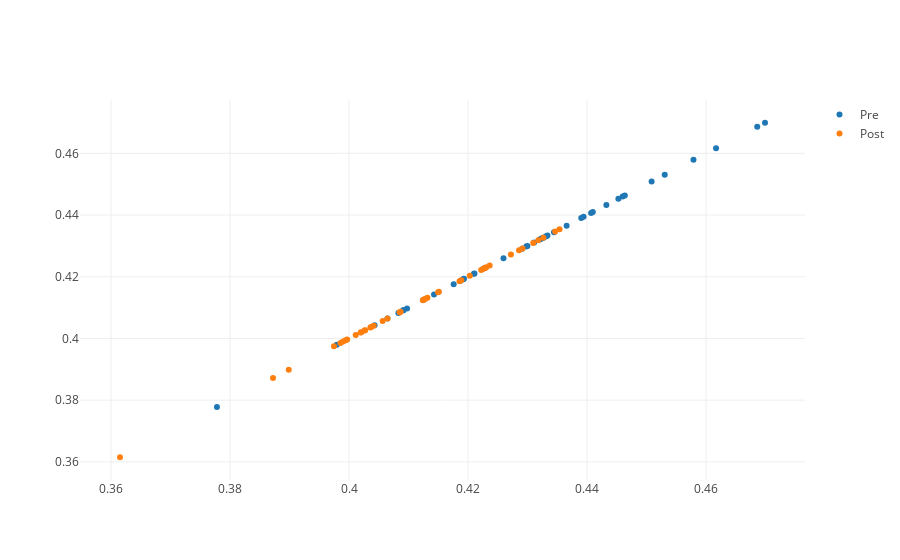
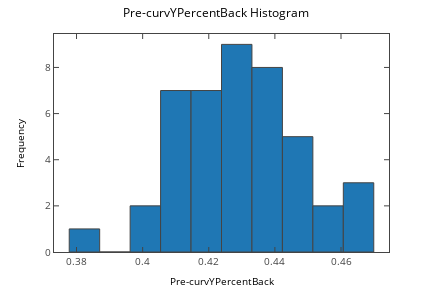
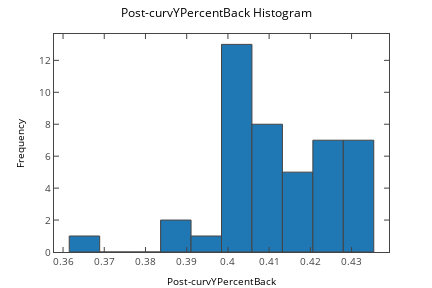
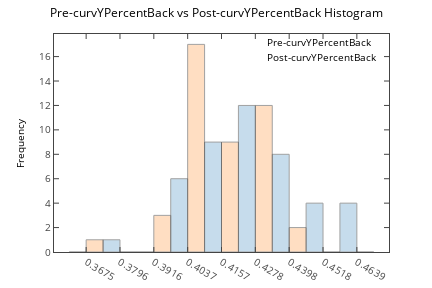

The code cell stored with these charts, in order, in its notebook:
### Code cell
print(len(resultListPre))
print(len(resultListPost))

significance = 0.05

groupResultsPre=GroupResults(resultListPre)
groupResultsPost=GroupResults(resultListPost)
deltaResults=DeltaResults(resultListPre,resultListPost)

for currMetric in groupResultsPre.metrics:
    gc=GroupCompare(groupResultsPre,groupResultsPost,currMetric)
    #if(gc.p<significance):
    #    print("Metric:",gc.metric," p:",gc.p)
    print(gc.metric,",",gc.p)
    
fig=go.Figure()
fig.add_trace(go.Scatter(x=groupResultsPre.results["curvYPercentBack"],y=groupResultsPre.results["curvYPercentBack"],mode='markers',name='Pre'))
fig.add_trace(go.Scatter(x=groupResultsPost.results["curvYPercentBack"],y=groupResultsPost.results["curvYPercentBack"],mode='markers',name='Post'))
fig.show()

plot_hist(groupResultsPre.results["curvYPercentBack"],"Pre-curvYPercentBack")
plot_hist(groupResultsPost.results["curvYPercentBack"],"Post-curvYPercentBack")
plot_hist_double(groupResultsPre.results["curvYPercentBack"],"Pre-curvYPercentBack",groupResultsPost.results["curvYPercentBack"],"Post-curvYPercentBack")

for currMetric in deltaResults.metrics:
    print(currMetric,deltaResults.means[currMetric],deltaResults.stds[currMetric])

### Figure 1 — Plotly figure (JSON) as saved in the notebook; plotly's stock layout.template omitted (floating-point values rounded to 4 significant figures)
{"data": [{"mode": "markers", "name": "Pre", "type": "scatter", "uid": "ee99e209-acf2-4c79-adaf-01e185a53ff0", "x": [0.4579, 0.4617, 0.4366, 0.4699, 0.446, 0.4333, 0.4432, 0.4453, 0.432, 0.4211, 0.4097, 0.4508, 0.4176, 0.4463, 0.4083, 0.3778, 0.4686, 0.4311, 0.4331, 0.4327, 0.439, 0.4043, 0.4065, 0.4407, 0.4193, 0.4091, 0.4226, 0.4394, 0.4291, 0.4531, 0.441, 0.4344, 0.4298, 0.4325, 0.4323, 0.4091, 0.4187, 0.4143, 0.3979, 0.421, 0.426, 0.43, 0.4192, 0.4125], "y": [0.4579, 0.4617, 0.4366, 0.4699, 0.446, 0.4333, 0.4432, 0.4453, 0.432, 0.4211, 0.4097, 0.4508, 0.4176, 0.4463, 0.4083, 0.3778, 0.4686, 0.4311, 0.4331, 0.4327, 0.439, 0.4043, 0.4065, 0.4407, 0.4193, 0.4091, 0.4226, 0.4394, 0.4291, 0.4531, 0.441, 0.4344, 0.4298, 0.4325, 0.4323, 0.4091, 0.4187, 0.4143, 0.3979, 0.421, 0.426, 0.43, 0.4192, 0.4125]}, {"mode": "markers", "name": "Post", "type": "scatter", "uid": "301a82cb-bb87-4474-beb6-ee1427068065", "x": [0.4236, 0.4286, 0.4318, 0.431, 0.4346, 0.3975, 0.3985, 0.3997, 0.4036, 0.3994, 0.4011, 0.423, 0.4056, 0.4026, 0.4037, 0.3899, 0.4019, 0.4126, 0.4203, 0.4186, 0.4128, 0.4272, 0.4228, 0.4041, 0.4354, 0.4085, 0.4292, 0.4222, 0.423, 0.399, 0.4087, 0.4189, 0.3615, 0.4327, 0.402, 0.4085, 0.4225, 0.4132, 0.3872, 0.415, 0.4124, 0.4151, 0.4065, 0.4027], "y": [0.4236, 0.4286, 0.4318, 0.431, 0.4346, 0.3975, 0.3985, 0.3997, 0.4036, 0.3994, 0.4011, 0.423, 0.4056, 0.4026, 0.4037, 0.3899, 0.4019, 0.4126, 0.4203, 0.4186, 0.4128, 0.4272, 0.4228, 0.4041, 0.4354, 0.4085, 0.4292, 0.4222, 0.423, 0.399, 0.4087, 0.4189, 0.3615, 0.4327, 0.402, 0.4085, 0.4225, 0.4132, 0.3872, 0.415, 0.4124, 0.4151, 0.4065, 0.4027]}], "layout": {}}

### Figure 2 — Plotly figure (JSON) as saved in the notebook; plotly's stock layout.template omitted (floating-point values rounded to 4 significant figures)
{"data": [{"marker": {"color": "#1F77B4", "line": {"width": 1}}, "opacity": 1, "orientation": "v", "type": "bar", "uid": "e1a3e160-7101-45bf-91d0-ff1cbabca6d9", "x": [0.3824, 0.3916, 0.4008, 0.41, 0.4192, 0.4285, 0.4377, 0.4469, 0.4561, 0.4653], "xaxis": "x", "y": [1, 0, 2, 7, 7, 9, 8, 5, 2, 3], "yaxis": "y"}], "layout": {"autosize": false, "bargap": 0, "height": 288, "hovermode": "closest", "margin": {"b": 36, "l": 54, "pad": 0, "r": 43, "t": 34}, "showlegend": false, "title": {"font": {"color": "#000000", "size": 12}, "text": "Pre-curvYPercentBack Histogram"}, "width": 432, "xaxis": {"anchor": "y", "domain": [0, 1], "mirror": "ticks", "nticks": 7, "range": [0.3732, 0.4745], "showgrid": false, "showline": true, "side": "bottom", "tickfont": {"size": 10}, "ticks": "inside", "title": {"font": {"color": "#000000", "size": 10}, "text": "Pre-curvYPercentBack"}, "type": "linear", "zeroline": false}, "yaxis": {"anchor": "x", "domain": [0, 1], "mirror": "ticks", "nticks": 6, "range": [0, 9.45], "showgrid": false, "showline": true, "side": "left", "tickfont": {"size": 10}, "ticks": "inside", "title": {"font": {"color": "#000000", "size": 10}, "text": "Frequency"}, "type": "linear", "zeroline": false}}}

### Figure 3 — Plotly figure (JSON) as saved in the notebook; plotly's stock layout.template omitted (floating-point values rounded to 4 significant figures)
{"data": [{"marker": {"color": "#1F77B4", "line": {"width": 1}}, "opacity": 1, "orientation": "v", "type": "bar", "uid": "96a9532c-a938-4c6d-bd1e-ad0d22aea03e", "x": [0.3652, 0.3726, 0.38, 0.3874, 0.3947, 0.4021, 0.4095, 0.4169, 0.4243, 0.4317], "xaxis": "x", "y": [1, 0, 0, 2, 1, 13, 8, 5, 7, 7], "yaxis": "y"}], "layout": {"autosize": false, "bargap": 0, "height": 288, "hovermode": "closest", "margin": {"b": 36, "l": 54, "pad": 0, "r": 43, "t": 34}, "showlegend": false, "title": {"font": {"color": "#000000", "size": 12}, "text": "Post-curvYPercentBack Histogram"}, "width": 432, "xaxis": {"anchor": "y", "domain": [0, 1], "mirror": "ticks", "nticks": 10, "range": [0.3578, 0.4391], "showgrid": false, "showline": true, "side": "bottom", "tickfont": {"size": 10}, "ticks": "inside", "title": {"font": {"color": "#000000", "size": 10}, "text": "Post-curvYPercentBack"}, "type": "linear", "zeroline": false}, "yaxis": {"anchor": "x", "domain": [0, 1], "mirror": "ticks", "nticks": 8, "range": [0, 13.65], "showgrid": false, "showline": true, "side": "left", "tickfont": {"size": 10}, "ticks": "inside", "title": {"font": {"color": "#000000", "size": 10}, "text": "Frequency"}, "type": "linear", "zeroline": false}}}

### Figure 4 — Plotly figure (JSON) as saved in the notebook; plotly's stock layout.template omitted (floating-point values rounded to 4 significant figures)
{"data": [{"marker": {"color": "rgba(31, 119, 180, 0.5)", "line": {"width": 1}}, "opacity": 0.5, "orientation": "v", "type": "bar", "uid": "9f325060-17f3-4684-9cab-092d42d85576", "x": [0.3675, 0.3796, 0.3916, 0.4037, 0.4157, 0.4278, 0.4398, 0.4518, 0.4639], "xaxis": "x", "y": [0, 1, 0, 6, 9, 12, 8, 4, 4], "yaxis": "y"}, {"marker": {"color": "rgba(255, 127, 14, 0.5)", "line": {"width": 1}}, "opacity": 0.5, "orientation": "v", "type": "bar", "uid": "64e379ac-49f0-47eb-af2f-6c99bd6d0bdf", "x": [0.3675, 0.3796, 0.3916, 0.4037, 0.4157, 0.4278, 0.4398, 0.4518, 0.4639], "xaxis": "x", "y": [1, 0, 3, 17, 9, 12, 2, 0, 0], "yaxis": "y"}], "layout": {"annotations": [{"align": "left", "font": {"color": "#000000", "size": 10}, "opacity": 1, "showarrow": false, "text": "Pre-curvYPercentBack", "x": 0.6311, "xanchor": "left", "xref": "paper", "y": 0.9237, "yanchor": "bottom", "yref": "paper"}, {"align": "left", "font": {"color": "#000000", "size": 10}, "opacity": 1, "showarrow": false, "text": "Post-curvYPercentBack", "x": 0.6311, "xanchor": "left", "xref": "paper", "y": 0.8546, "yanchor": "bottom", "yref": "paper"}], "autosize": false, "bargap": 0, "height": 288, "hovermode": "closest", "margin": {"b": 36, "l": 54, "pad": 0, "r": 43, "t": 34}, "showlegend": false, "title": {"font": {"color": "#000000", "size": 12}, "text": "Pre-curvYPercentBack vs Post-curvYPercentBack Histogram"}, "width": 432, "xaxis": {"anchor": "y", "domain": [0, 1], "mirror": "ticks", "nticks": 8, "range": [0.3561, 0.4753], "showgrid": false, "showline": true, "side": "bottom", "tickfont": {"size": 10}, "ticks": "inside", "type": "linear", "zeroline": false}, "yaxis": {"anchor": "x", "domain": [0, 1], "mirror": "ticks", "nticks": 10, "range": [0, 17.85], "showgrid": false, "showline": true, "side": "left", "tickfont": {"size": 10}, "ticks": "inside", "title": {"font": {"color": "#000000", "size": 10}, "text": "Frequency"}, "type": "linear", "zeroline": false}}}
